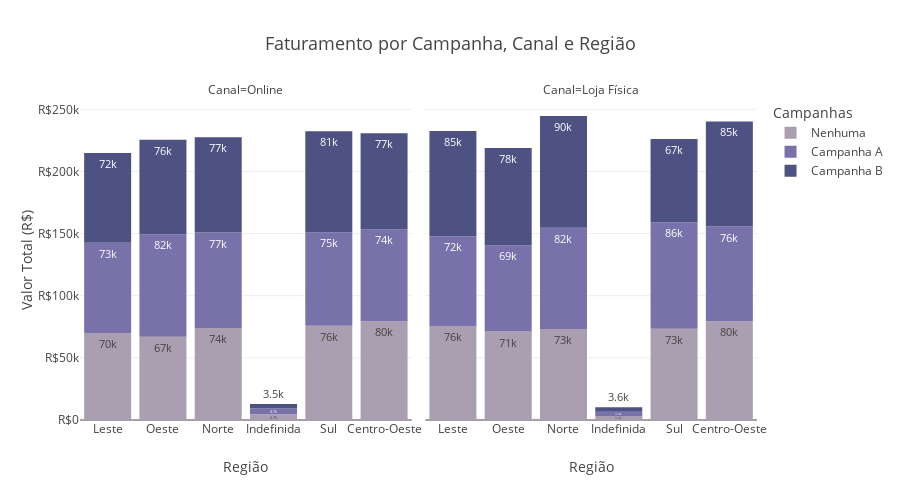

Notebook code for this chart:
### Markdown cell above
###  3.2 Gráfico Interativos com Plotly

### Code cell
# Gráfico Interativo: Campanha x Canal x Região

# Dados
camp_canal_regiao = df_vendas.groupby(["Região","Campanha_Marketing","Canal_Venda"])["Valor_Final"].sum().reset_index()

ordem_campanha=["Nenhuma","Campanha A","Campanha B"]

# Reordenando as campanhas
camp_canal_regiao["Campanha_Marketing"] = pd.Categorical(
    camp_canal_regiao["Campanha_Marketing"],
    categories=ordem_campanha,
    ordered=True
)

camp_canal_regiao=camp_canal_regiao.sort_values("Campanha_Marketing")

cores = {
    "Nenhuma": "#AA9FB1",
    "Campanha A": "#7871AA",
    "Campanha B": "#4E5283"
}

fig = px.bar(
    data_frame=camp_canal_regiao,
    x="Região",
    y="Valor_Final",
    color="Campanha_Marketing",
    facet_col="Canal_Venda",
    text_auto=".2s",
    labels={
        "Valor_Final":"Valor Total (R$)",
        "Campanha_Marketing":"Campanha",
        "Região": "Região",
        "Canal_Venda":"Canal"
    },
    color_discrete_map=cores,
    title=("Faturamento por Campanha, Canal e Região")   
)

fig.update_layout(
    title_font_size=18,
    legend_title="Campanhas",
    yaxis_tickprefix="R$",
    bargap=0.15,
    height=500
)
fig.update_traces(textfont_size=11)

fig.show()

### Figure 1 — Plotly figure (JSON) as saved in the notebook; plotly's stock layout.template omitted (floating-point values rounded to 4 significant figures)
{"data": [{"alignmentgroup": "True", "hovertemplate": "Campanha=Nenhuma<br>Canal=Online<br>Região=%{x}<br>Valor Total (R$)=%{y}<extra></extra>", "legendgroup": "Nenhuma", "marker": {"color": "#AA9FB1", "pattern": {"shape": ""}}, "name": "Nenhuma", "offsetgroup": "Nenhuma", "orientation": "v", "showlegend": true, "textfont": {"size": 11}, "textposition": "auto", "texttemplate": "%{y:.2s}", "type": "bar", "x": ["Leste", "Oeste", "Norte", "Indefinida", "Sul", "Centro-Oeste"], "xaxis": "x", "y": [70090.0, 67080.0, 73930.0, 4692.0, 75860.0, 79560.0], "yaxis": "y"}, {"alignmentgroup": "True", "hovertemplate": "Campanha=Nenhuma<br>Canal=Loja Física<br>Região=%{x}<br>Valor Total (R$)=%{y}<extra></extra>", "legendgroup": "Nenhuma", "marker": {"color": "#AA9FB1", "pattern": {"shape": ""}}, "name": "Nenhuma", "offsetgroup": "Nenhuma", "orientation": "v", "showlegend": false, "textfont": {"size": 11}, "textposition": "auto", "texttemplate": "%{y:.2s}", "type": "bar", "x": ["Oeste", "Norte", "Sul", "Leste", "Indefinida", "Centro-Oeste"], "xaxis": "x2", "y": [71160.0, 73120.0, 73370.0, 75660.0, 3261.0, 79530.0], "yaxis": "y2"}, {"alignmentgroup": "True", "hovertemplate": "Campanha=Campanha A<br>Canal=Online<br>Região=%{x}<br>Valor Total (R$)=%{y}<extra></extra>", "legendgroup": "Campanha A", "marker": {"color": "#7871AA", "pattern": {"shape": ""}}, "name": "Campanha A", "offsetgroup": "Campanha A", "orientation": "v", "showlegend": true, "textfont": {"size": 11}, "textposition": "auto", "texttemplate": "%{y:.2s}", "type": "bar", "x": ["Sul", "Centro-Oeste", "Oeste", "Norte", "Indefinida", "Leste"], "xaxis": "x", "y": [75120.0, 73770.0, 82410.0, 76890.0, 4653.0, 72590.0], "yaxis": "y"}, {"alignmentgroup": "True", "hovertemplate": "Campanha=Campanha A<br>Canal=Loja Física<br>Região=%{x}<br>Valor Total (R$)=%{y}<extra></extra>", "legendgroup": "Campanha A", "marker": {"color": "#7871AA", "pattern": {"shape": ""}}, "name": "Campanha A", "offsetgroup": "Campanha A", "orientation": "v", "showlegend": false, "textfont": {"size": 11}, "textposition": "auto", "texttemplate": "%{y:.2s}", "type": "bar", "x": ["Sul", "Oeste", "Centro-Oeste", "Indefinida", "Leste", "Norte"], "xaxis": "x2", "y": [85710.0, 69490.0, 76140.0, 3444.0, 72210.0, 81560.0], "yaxis": "y2"}, {"alignmentgroup": "True", "hovertemplate": "Campanha=Campanha B<br>Canal=Online<br>Região=%{x}<br>Valor Total (R$)=%{y}<extra></extra>", "legendgroup": "Campanha B", "marker": {"color": "#4E5283", "pattern": {"shape": ""}}, "name": "Campanha B", "offsetgroup": "Campanha B", "orientation": "v", "showlegend": true, "textfont": {"size": 11}, "textposition": "auto", "texttemplate": "%{y:.2s}", "type": "bar", "x": ["Sul", "Oeste", "Leste", "Centro-Oeste", "Indefinida", "Norte"], "xaxis": "x", "y": [81370.0, 75950.0, 72120.0, 77410.0, 3534.0, 76700.0], "yaxis": "y"}, {"alignmentgroup": "True", "hovertemplate": "Campanha=Campanha B<br>Canal=Loja Física<br>Região=%{x}<br>Valor Total (R$)=%{y}<extra></extra>", "legendgroup": "Campanha B", "marker": {"color": "#4E5283", "pattern": {"shape": ""}}, "name": "Campanha B", "offsetgroup": "Campanha B", "orientation": "v", "showlegend": false, "textfont": {"size": 11}, "textposition": "auto", "texttemplate": "%{y:.2s}", "type": "bar", "x": ["Sul", "Centro-Oeste", "Leste", "Norte", "Oeste", "Indefinida"], "xaxis": "x2", "y": [67020.0, 84610.0, 84710.0, 89930.0, 78280.0, 3632.0], "yaxis": "y2"}], "layout": {"annotations": [{"font": {}, "showarrow": false, "text": "Canal=Online", "x": 0.245, "xanchor": "center", "xref": "paper", "y": 1, "yanchor": "bottom", "yref": "paper"}, {"font": {}, "showarrow": false, "text": "Canal=Loja Física", "x": 0.755, "xanchor": "center", "xref": "paper", "y": 1, "yanchor": "bottom", "yref": "paper"}], "bargap": 0.15, "barmode": "relative", "height": 500, "legend": {"title": {"text": "Campanhas"}, "tracegroupgap": 0}, "title": {"font": {"size": 18}, "text": "Faturamento por Campanha, Canal e Região"}, "xaxis": {"anchor": "y", "domain": [0, 0.49], "title": {"text": "Região"}}, "xaxis2": {"anchor": "y2", "domain": [0.51, 1], "matches": "x", "title": {"text": "Região"}}, "yaxis": {"anchor": "x", "domain": [0, 1], "tickprefix": "R$", "title": {"text": "Valor Total (R$)"}}, "yaxis2": {"anchor": "x2", "domain": [0, 1], "matches": "y", "showticklabels": false}}}
